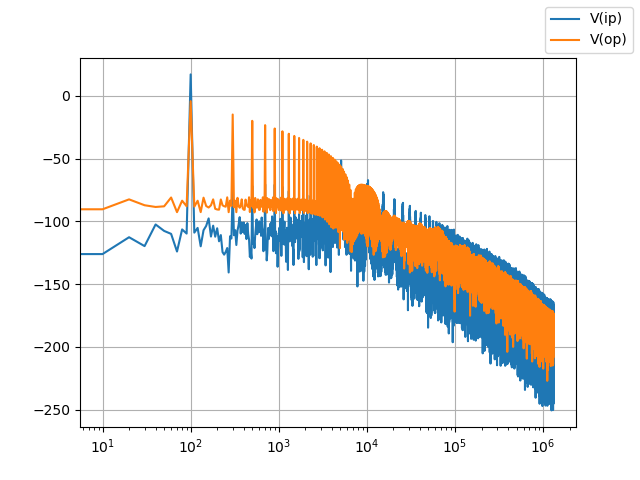

Reproduce this figure in Python.
import os
import ltspice
import matplotlib.pyplot as plt
import numpy as np

base = os.path.dirname(__file__)
fp = f"{base}\\fft.fft"

l = ltspice.Ltspice(fp)

l.parse()
vars = l.variables
print(f"FFT Variables: {vars}")

f = l.get_frequency()
fig, ax = plt.subplots()


for var in ('V(ip)', 'V(op)'):
    res = 20 * np.log10(np.abs(l.get_data(var)))
    ax.semilogx(f, res, label=var)

fig.legend()
plt.grid()
plt.savefig('fft.png')
plt.show()
